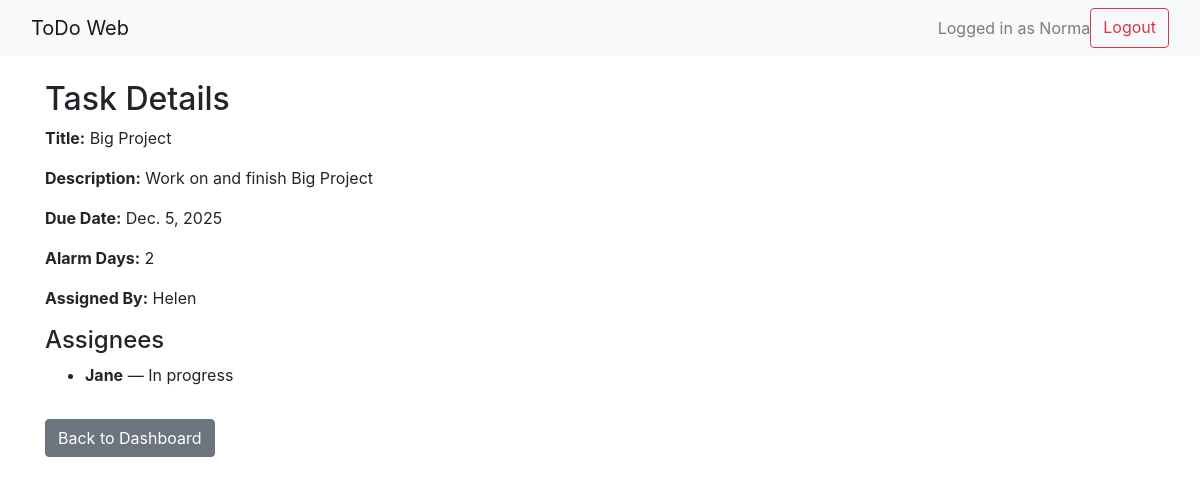
Screenshot of /task/4/ (signed in) with the database file from the repository.
### app/models.py (models this page shows)
class CustomUser(AbstractUser):
    ROLE_CHOICES = [('assigner', 'Assigner'), ('assignee', 'Assignee')]
    role = models.CharField(max_length=10, choices=ROLE_CHOICES)

class Task(models.Model):
    title = models.CharField(max_length=100)
    description = models.TextField(blank=True)
    due_date = models.DateField()
    alarm_days = models.IntegerField()
    status = models.CharField(max_length=20, default='Not started')
    assigned_to = models.ManyToManyField(settings.AUTH_USER_MODEL, related_name='assigned_tasks')
    assigner = models.ForeignKey(
        settings.AUTH_USER_MODEL,
        on_delete = models.SET_NULL,
        null=True,
        blank=True,
        related_name = 'tasks_created'
    )
    STATUS_CHOICES = [
    ('Not started', 'Not started'),
    ('In progress', 'In progress'),
    ('Completed', 'Completed'),
    ]
    status = models.CharField(max_length=20, choices=STATUS_CHOICES, default='Not started')

class TaskStatus(models.Model):
    task = models.ForeignKey(Task, on_delete=models.CASCADE, related_name='statuses')
    user = models.ForeignKey(CustomUser, on_delete=models.CASCADE)
    status = models.CharField(max_length=20, choices=[
        ('Not started', 'Not started'),
        ('In progress', 'In progress'),
        ('Completed', 'Completed'),
    ], default='Not started')
    class Meta:
        unique_together = ('task', 'user')

### app/views.py (the view)
# urls.py: path('task/<int:task_id>/', views.task_detail_view, name='task_detail'),
@login_required
def task_detail_view(request, task_id):
    task = get_object_or_404(Task, id=task_id)
    return render(request, 'task_detail.html', {'task': task})

### app/templatetags/task_extras.py (called while the page is built)
@register.filter
def get_user_status(statuses, user):
    return statuses.filter(user=user).first()

### app/templates/task_detail.html
{% extends "base.html" %}
{% load task_extras %}
{% block content %}
<h2>Task Details</h2>
<p><strong>Title:</strong> {{ task.title }}</p>
<p><strong>Description:</strong> {{ task.description }}</p>
<p><strong>Due Date:</strong> {{ task.due_date }}</p>
<p><strong>Alarm Days:</strong> {{ task.alarm_days }}</p>
<p><strong>Assigned By:</strong> {{ task.assigner.username }}</p>
<h4>Assignees</h4>
<ul>
    {% for user in task.assigned_to.all %}
        {% with user_status=task.statuses|get_user_status:user %}
            <li><strong>{{ user.username }}</strong> — {{ user_status.status|default:"Not started" }}</li>
        {% endwith %}
    {% empty %}
        <li>No assignees.</li>
    {% endfor %}
</ul>
<a href="{% url 'dashboard' %}" class="btn btn-secondary mt-3">Back to Dashboard</a>
{% endblock %}

### app/templates/base.html (shortened to what this page needs)
<!DOCTYPE html>
<html lang="en">
<head>
    {% load static %}
    <link rel="stylesheet" href="https://stackpath.bootstrapcdn.com/bootstrap/4.5.2/css/bootstrap.min.css">
</head>
<body>
    <nav class="navbar navbar-expand-lg navbar-light bg-light mb-4">
        <div class="container-fluid">
            <a class="navbar-brand" href="{% url 'dashboard' %}">ToDo Web</a>
            {% if user.is_authenticated %}
            <div class="d-flex ms-auto">
                <span class="navbar-text me-3">
                    Logged in as {{ user.username }}
                </span>
                <a class="btn btn-outline-danger" href="{% url 'logout' %}">Logout</a>
            </div>
            {% endif %}
        </div>
    </nav>
    <div class="container">
        {% block content %}
        {% endblock %}
    </div>
</body>
</html>

### rows the page displays
CustomUser: username "Norma"
Task: title "Big Project", description "Work on and finish Big Project", due_date "Dec. 5, 2025", alarm_days "2", assigner.username "Helen"
CustomUser: username "Jane"
TaskStatus: status "In progress"
